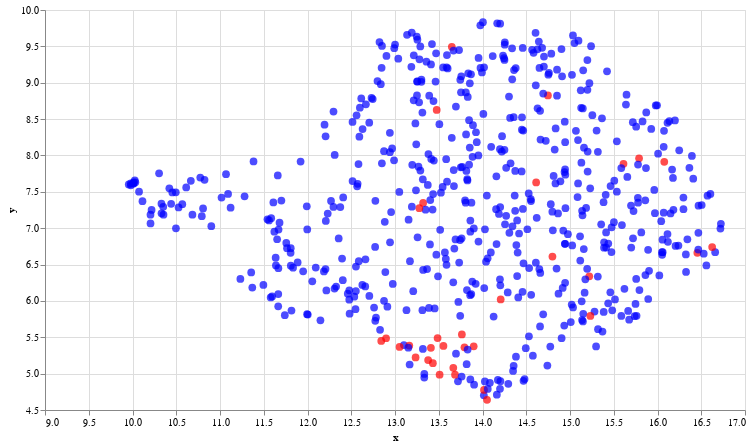

Write notebook code for a chart like this one.
### Code cell
# Prepare the data to plot and interactive visualization
# using Altair
df_explore = pd.DataFrame(data={'text': distilled_texts, 'groups':text_search})
df_explore['x'] = umap_embeds[:,0]
df_explore['y'] = umap_embeds[:,1]

# Plot
chart = alt.Chart(df_explore).mark_circle(size=60).encode(
    x=alt.X('x',scale=alt.Scale(zero=False)),
    y=alt.Y('y',scale=alt.Scale(zero=False)),
    tooltip=['text'],
    color=alt.condition(alt.datum.groups == True, alt.value('red'),alt.value('blue'))
).properties(
    width=700,
    height=400
)
chart.interactive()

### Figure 1 — Vega-Lite specification as saved in the notebook (floating-point values rounded to 4 significant figures; data arrays with more than 128 entries replaced by an {"elided": "..."} marker saying what was removed)
{"config": {"view": {"continuousWidth": 400, "continuousHeight": 300}}, "data": {"name": "data-902e8f22ecc4e6fe2aa97a6f5a0910ef"}, "mark": {"type": "circle", "size": 60}, "encoding": {"color": {"condition": {"value": "red", "test": "(datum.groups === true)"}, "value": "blue"}, "tooltip": [{"field": "text", "type": "nominal"}], "x": {"field": "x", "scale": {"zero": false}, "type": "quantitative"}, "y": {"field": "y", "scale": {"zero": false}, "type": "quantitative"}}, "height": 400, "selection": {"selector012": {"type": "interval", "bind": "scales", "encodings": ["x", "y"]}}, "width": 700, "$schema": "https://vega.github.io/schema/vega-lite/v4.17.0.json", "datasets": {"data-902e8f22ecc4e6fe2aa97a6f5a0910ef": {"elided": "600 records"}}}
